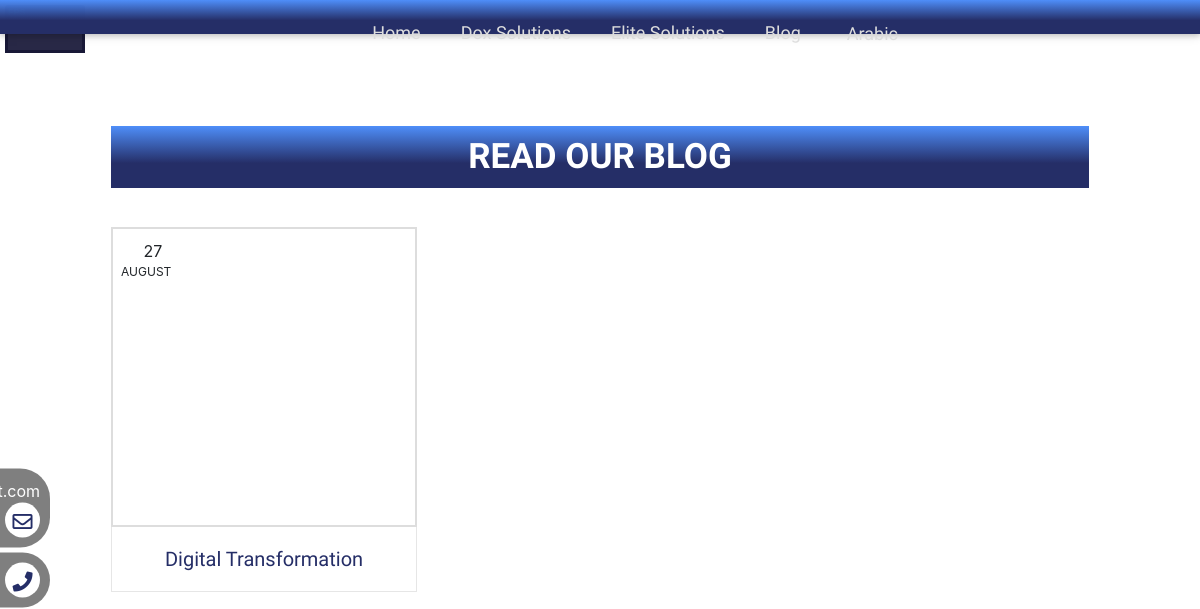
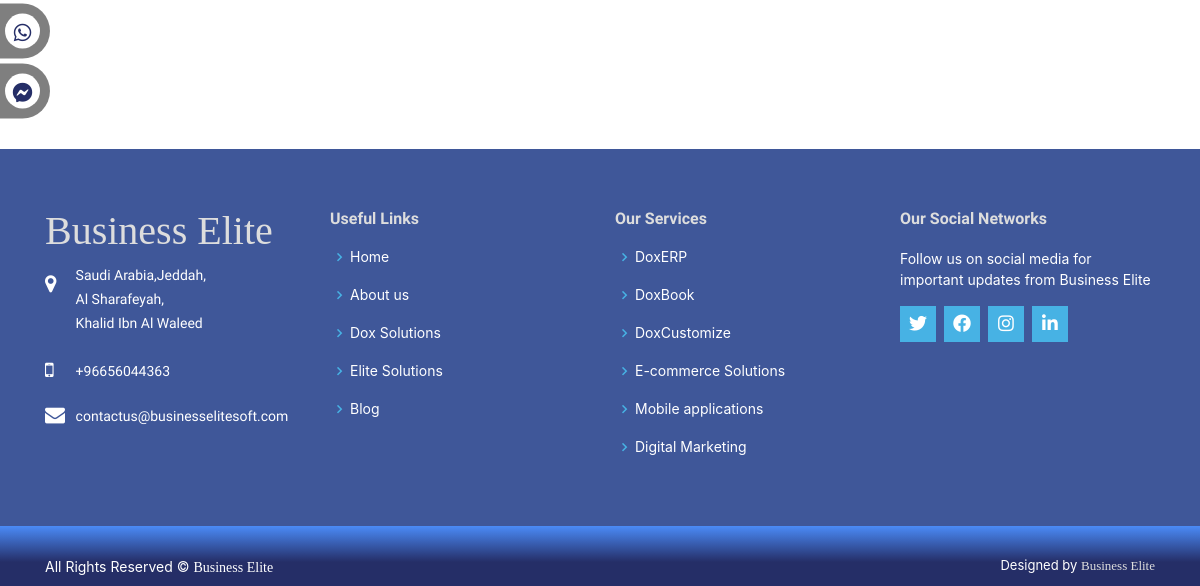
Before: /blog/post_list/ with the older database file (2 pictures, top to bottom).
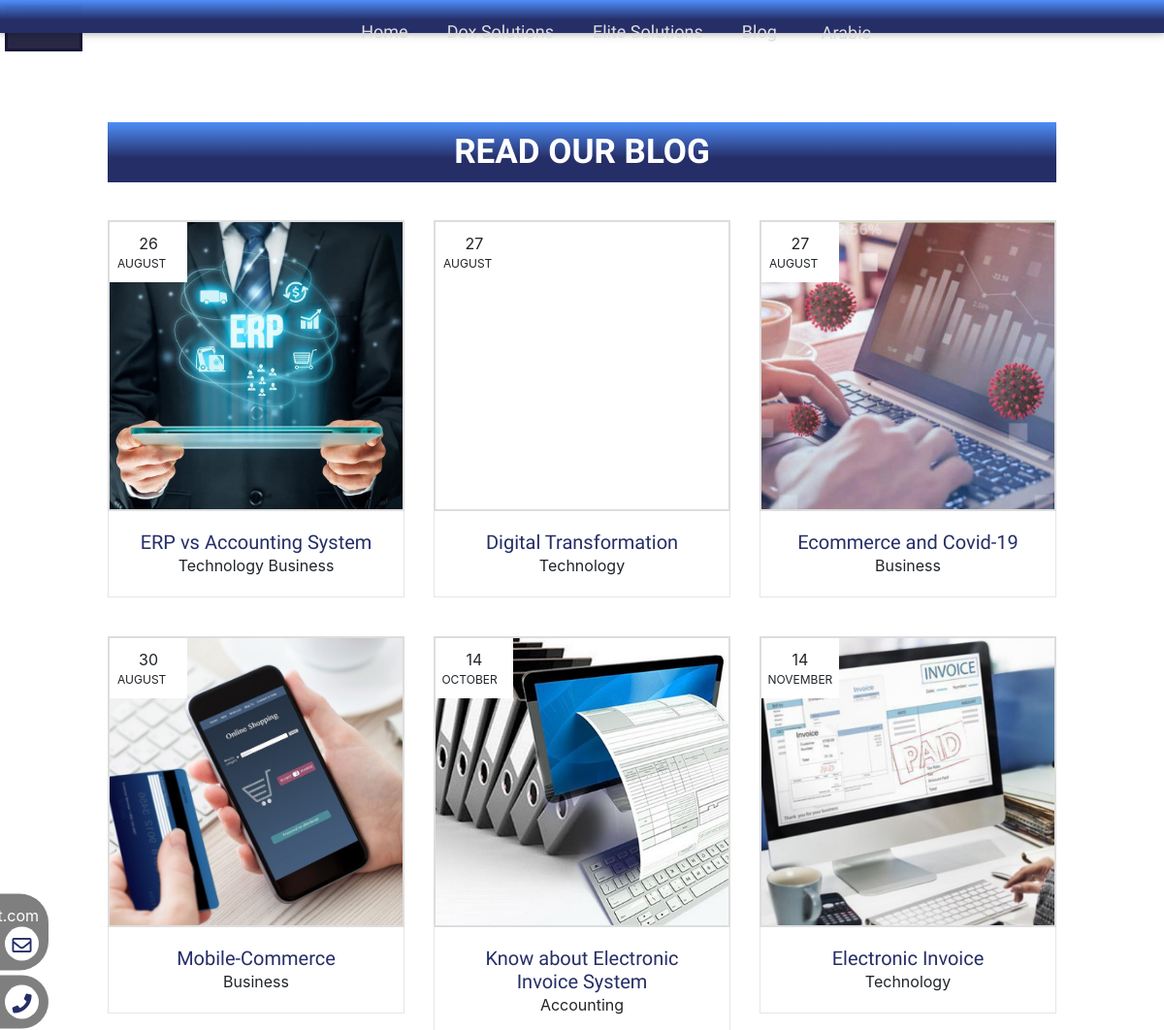
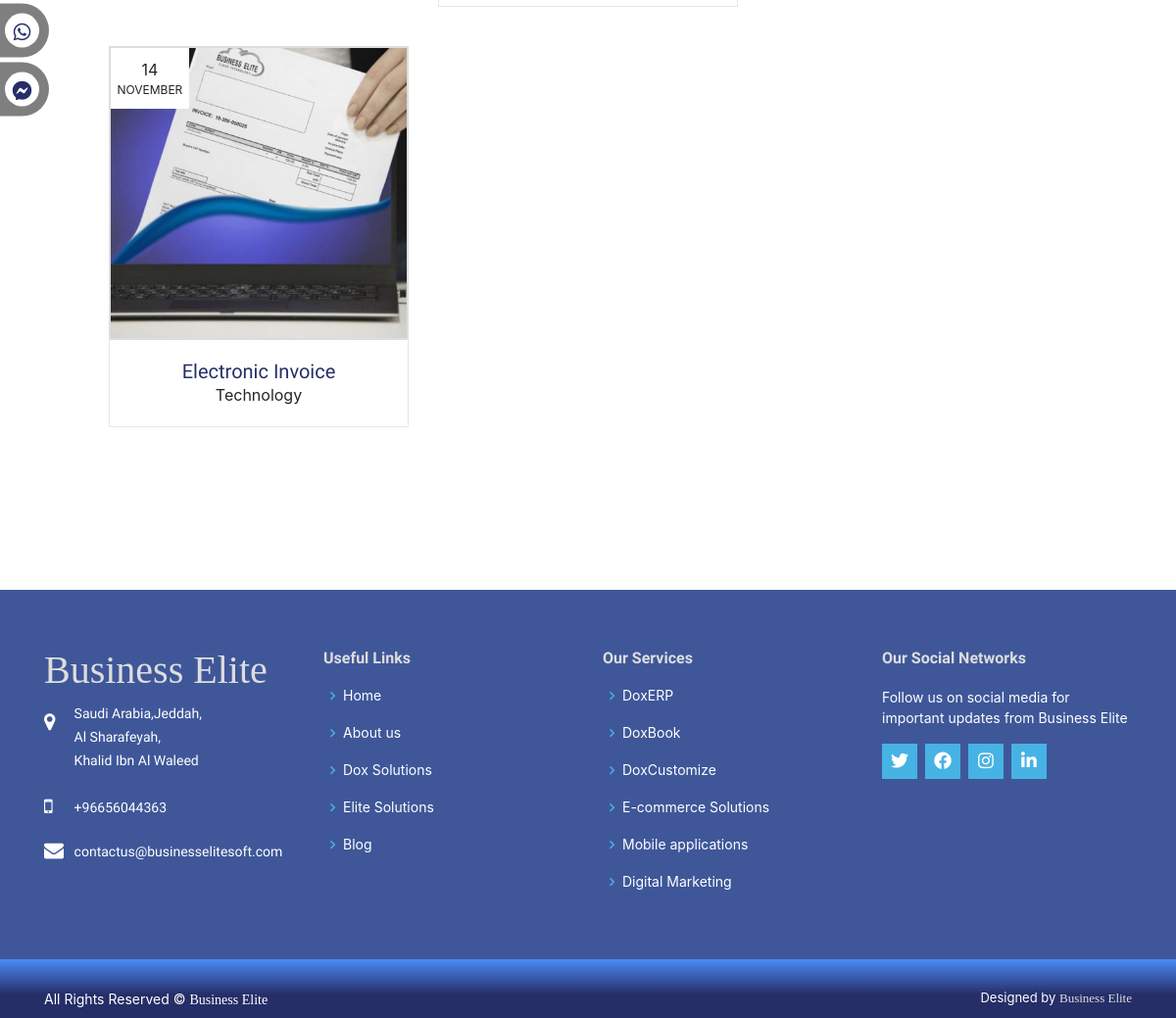
After: the same page with the newer database file (2 pictures, top to bottom).
### properties/models.py (models this page shows, shortened)
class Category(models.Model):
    name = models.CharField(max_length=200)
    slug = models.SlugField(blank=True, null=True)
    def get_absolute_url(self):
        return reverse('properties:dox_detail', args=[self.slug])

class SubCategory(models.Model):
    category = models.ForeignKey(Category, related_name='sub_category', on_delete=models.CASCADE)
    name = models.CharField(max_length=100)
    slug = models.SlugField(blank=True, null=True)
    def get_absolute_url(self):
        return reverse('properties:dox_detail', args=[self.slug])

### blog/models.py (models this page shows, shortened)
class Post(models.Model):
    author = models.CharField(max_length=100)
    image_author = models.ImageField(upload_to='post/', blank=True, null=True)
    title = models.CharField(max_length=100)
    tags = models.ManyToManyField(Tag)
    post_views = models.PositiveIntegerField(default=0)
    image = models.ImageField(upload_to='post/', blank=True, null=True)
    created_at = models.DateField()
    description_one = models.TextField()
    description_two = models.TextField()
    category = models.ManyToManyField(Category, related_name='post_category')
    slug = models.SlugField(blank=True, null=True)
    class Meta:
       ordering = ['created_at']
    def get_absolute_url(self):
        return reverse('blog:post_detail', kwargs={'slug': self.slug})

class Category(models.Model):
    name = models.CharField(max_length=50)
    slug = models.SlugField(blank=True, null=True)

### blog/views.py (the view)
# urls.py: path("post_list/", PostList.as_view(), name="post_list"),
class PostList(ListView):
    model = Post
    paginate_by = 10   # pagination
    template_name = 'blog/post_list.html'
    queryset = Post.objects.order_by('created_at')
    def get_queryset(self):
        name = self.request.GET.get('q', '')
        object_list = Post.objects.filter(
            Q(title__icontains=name) |
            Q(description_one__icontains=name) |
            Q(description_two__icontains=name)
        )
        return object_list

### project/context_processor.py (called while the page is built)
def category(request):
    categories_base = Category.objects.all()
    sub_category_base = SubCategory.objects.all()
    return {'categories_base': categories_base, 'sub_category_base': sub_category_base}

### templates/blog/post_list.html (shortened to what this page needs)
{% extends "base.html" %}
{% load static %}
{% load i18n %}
{% block body %}
  <main id="main">
      <div class="list__blog">
        <div class="container">
          <h2>{% trans "Read Our Blog" %}</h2>
          <div class="row">
            {% for post in object_list %}
            <div class="col-md-4">
              <div class="blog-grid" style="background-image: url({{post.image.url}});">
                <div class="date text-center">
                  <span>{{post.created_at|date:"j"}}</span>
                  <small>{{post.created_at|date:"F"}}</small>
                </div>
              </div>
              <div class="desc">
                <h3><a href="{{post.get_absolute_url}}">{{post.title}}</a></h3>
				{% for cat in post.category.all %}
                <span class="cardInfo">{{cat.name}}</span>
				{% endfor %}
              </div>
            </div>
            {% endfor %}
          </div>
        </div>
      </div>
  </main>
{% endblock body %}

### templates/base.html (shortened to what the changed rows need)
<!DOCTYPE html>
{% load static %}
{% load i18n %}
<html lang="en">
<head>
  <link rel="stylesheet" href="https://cdnjs.cloudflare.com/ajax/libs/font-awesome/5.15.3/css/all.min.css" />
  <link href="https://cdn.rawgit.com/michalsnik/aos/2.1.1/dist/aos.css" rel="stylesheet">
  <link href="//db.onlinewebfonts.com/c/0a1d844d3d15ec142620a5e906eecf76?family=Dealer+Strikes" rel="stylesheet" type="text/css"/>
  <link href="https://cdnjs.cloudflare.com/ajax/libs/Swiper/4.4.2/css/swiper.min.css" rel="stylesheet">
  <link href="{% static 'assets/vendor/bootstrap/css/bootstrap.min.css' %}" rel="stylesheet">
  <link href="{% static 'assets/vendor/icofont/icofont.min.css' %}" rel="stylesheet">
  <link href="{% static 'assets/vendor/boxicons/css/boxicons.min.css' %}" rel="stylesheet">
  <link href="{% static 'assets/vendor/remixicon/remixicon.css' %}" rel="stylesheet">
  <link href="{% static 'assets/vendor/venobox/venobox.css' %}" rel="stylesheet">
  <link href="{% static 'assets/vendor/owl.carousel/assets/owl.carousel.min.css' %}" rel="stylesheet">
  <link href="{% static 'assets/vendor/aos/aos.css' %}" rel="stylesheet">
  <link href="{% static 'assets/vendor/glightbox/css/glightbox.min.css' %}" rel="stylesheet">
  <link href="{% static 'assets/css/animate.css' %}" rel="stylesheet">
  <link href="{% static 'assets/css/style.css' %}" rel="stylesheet">
  <link rel="stylesheet" href="https://cdnjs.cloudflare.com/ajax/libs/font-awesome/4.7.0/css/font-awesome.min.css">
  {% get_current_language as LANGUAGE_CODE %}
</head>
<body>
  <div id="menu-jk" class="header-container container-fluid">
    <div class="header-top">
      <div class="container d-flex align-items-cente">
        <div class="row">
          <div class="d-lg-block">
            <div class="container">
              <nav class="navbar navbar-expand-lg navbar-light">
                <div class="collapse navbar-collapse" id="navbarSupportedContent">
                  <ul class="navbar-nav m-auto">
                    {% for cat in categories_base %}
                      <li class="nav-item">
                        <a class="nav-link" href="{{cat.get_absolute_url}}" target="_blank">{{cat.name}}</a>
                      </li>
                    {% endfor %}
                    <li class="nav-item">
                      {% get_current_language as LANGUAGE_CODE %}
                      {% get_available_languages as LANGUAGES %}
                      {% get_language_info_list for LANGUAGES as languages %}
                          <form action="{% url 'set_language' %}" method="post">
                              {% for language in languages %}
                                  {% if language.code != LANGUAGE_CODE %}
                                      <button type="submit" name="language" value="{{ language.code }}"
                                              style="background-color: #fff0;border: none;color: #ff">
                                        <p class="nav-link">{{ language.name }}</p>
                                      </button>
                                  {% endif %}
                              {% endfor %}
                          </form>
                    </li>
                  </ul>
                </div>
              </nav>
            </div>
          </div>
        </div>
      </div>
    </div>
  </div>
  {% block body %}
  {% endblock body %}
  <footer id="footer">
    <div class="footer-top">
      <div class="container">
        <div class="row">
          <div class="col-lg-3 col-md-6 footer-links">
            <ul>
              {% for cat in categories_base %}
                <li><i class="bx bx-chevron-right"></i> <a href="{{cat.get_absolute_url}}">{{cat.name}}</a></li>
              {% endfor %}
            </ul>
          </div>
          <div class="col-lg-3 col-md-6 footer-links">
            <ul>
              {% for sub in sub_category_base %}
                <li><i class="bx bx-chevron-right"></i> <a href="{{sub.get_absolute_url}}">{{sub.name}}</a></li>
              {% endfor %}
            </ul>
          </div>
        </div>
      </div>
    </div>
  </footer>
 {% get_current_language as LANGUAGE_CODE %}
</body>
</html>

Changed rows visible on the page:
added Post: image (picture), created_at "26", created_at "AUGUST", title "ERP vs Accounting System"
now on this page (row unchanged): Category: name "Technology"
now on this page (row unchanged): Category: name "Business"
added Post: image (picture), created_at "27", created_at "AUGUST", title "Ecommerce and Covid-19"
added Post: image (picture), created_at "30", created_at "AUGUST", title "Mobile-Commerce"
added Post: image (picture), created_at "14", created_at "OCTOBER", title "Know about Electronic Invoice System"
now on this page (row unchanged): Category: name "Accounting", shown under "14"
added Post: image (picture), created_at "14", created_at "NOVEMBER", title "Electronic Invoice"
added Post: image (picture), created_at "14", created_at "NOVEMBER", title "Electronic Invoice"
